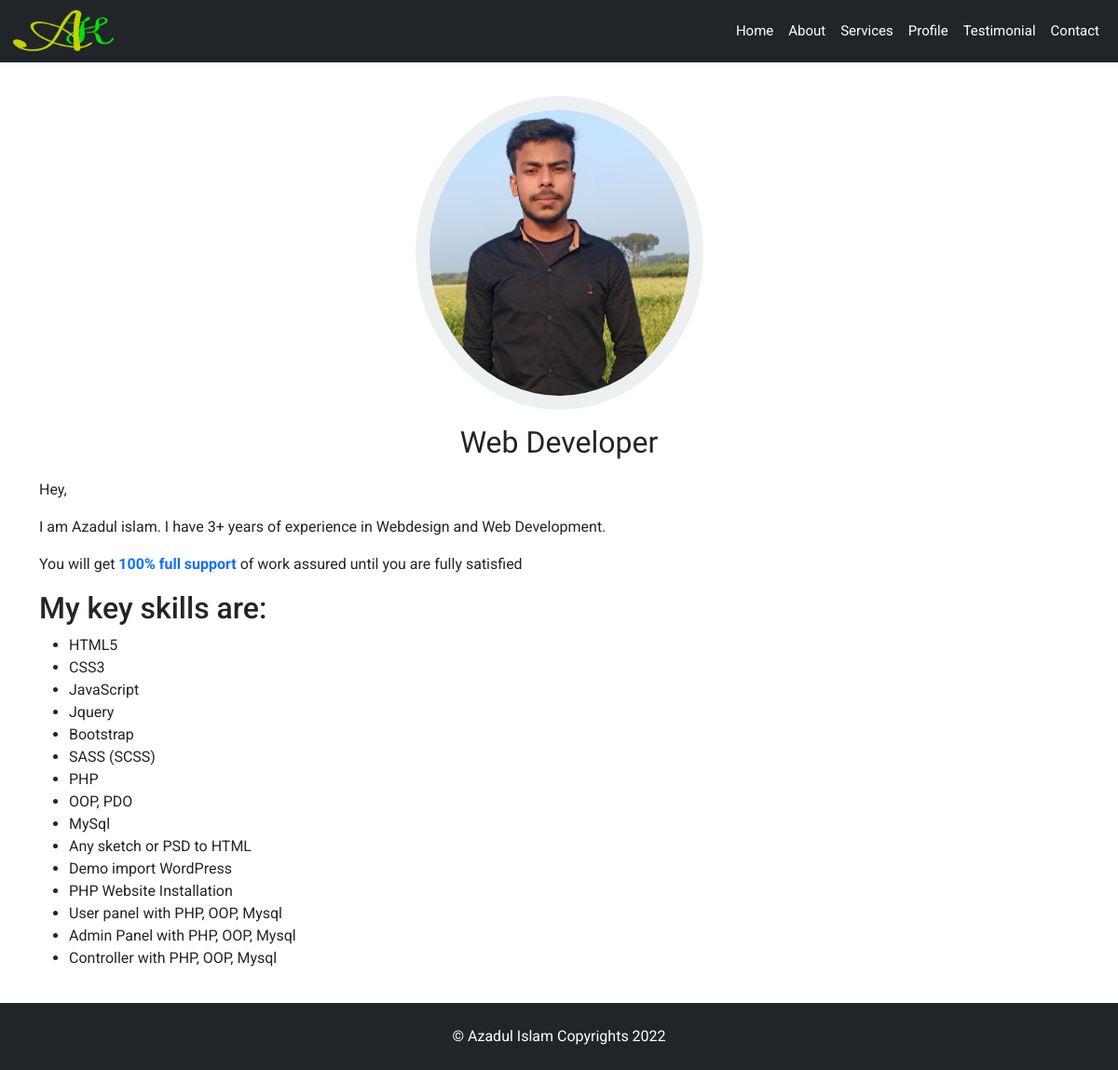
/profile/, run on the app's committed database.
### main/models.py (models this page shows, shortened)
class Administrator(models.Model):
    first_name = models.CharField(max_length=55, blank=False)
    last_name = models.CharField(max_length=55, blank=False)
    title = models.CharField(max_length=255, blank=False)
    short_desc = models.TextField(blank=False)
    long_desc = RichTextField()
    position = models.CharField(max_length=55, blank=False)
    email = models.EmailField(max_length=55, blank=False)
    contact_no = models.CharField(max_length=55, blank=False)
    address = models.CharField(max_length=255, blank=False)
    profile_pic = models.ImageField(upload_to="profile_pic/", blank=False) # Install pillow( pip install pillow)
    facebook = models.CharField(max_length=255, blank=False)
    linkedin = models.CharField(max_length=255, blank=False)
    skype = models.CharField(max_length=255, blank=False)
    twitter = models.CharField(max_length=255, blank=False)
    resume = models.FileField(upload_to="resume/", blank=True)

class SiteSetting(models.Model):
    title = models.CharField(max_length=255, blank=False)
    primary_color = ColorField(format='hexa',blank=False)
    copy_right = models.CharField(max_length=255, blank=False)
    banner_bg = models.FileField(upload_to='site/', blank=False)
    skill_bg = models.FileField(upload_to='site/', blank=False)
    summery_bg = models.FileField(upload_to='site/', blank=False)
    testimonial_bg = models.FileField(upload_to='site/', blank=False)
    contact_bg = models.FileField(upload_to='site/', blank=False)
    site_logo = models.FileField(upload_to='site/', blank=False)
    created_at = models.DateTimeField(default=datetime.datetime.now(), null=True)

### main/views.py (the view)
# urls.py: path('profile/', views.profile, name='profile'),
def profile(request):
    current_url = resolve(request.path_info).url_name
    administrator = Administrator.objects.all()[0]
    site = SiteSetting.objects.all()[0]
    if current_url in pages:
        class_name = 'bg-dark'
    else:
        class_name = ''
    title = "Profile"
    context = {
        'class_name' : class_name,
        'admin': administrator,
        "site": site,
        "title":title,
    }
    return render(request, 'about.html', context)

### main/templates/about.html
{% extends 'base.html' %} {% comment %} extends Base template {% endcomment %}
{% block title %} {{ title }} {% endblock %} {% comment %} block start {% endcomment %} {% block content %} {% comment %} block start {% endcomment %} {% load static %}
<section id="about" class="mtop">
  <div class="container">
    <div class="text-center">
      <div class="abt_img my-3">
        <img
          class="img-fluid profileimg rounded-circle w-25"
          src="{{ admin.profile_pic.url }}"
          alt="Profile Image"
        />
      </div>
      <h2 class="title text-dark">{{ admin.title }}</h2>
    </div>
    <div>{{ admin.long_desc|safe }}</div>
  </div>
</section>
{% endblock %}

### templates/base.html (shortened to what this page needs)
{% load static %}
<!DOCTYPE html>
<html lang="en">
  <head>
    <link
      rel="stylesheet"
      href=" {% static 'bootstrap\css\bootstrap.min.css' %} "
    />
    <link rel="stylesheet" href=" {% static 'css/style.css' %} " />
    <link
      rel="stylesheet"
      href="https://use.fontawesome.com/releases/v5.14.0/css/all.css"
    />
    <link rel="stylesheet" href="{% static 'css\owl.carousel.min.css' %} " />
    <link
      rel="stylesheet"
      href=" {% static 'css\owl.theme.default.min.css' %}"
    />
    <link rel="stylesheet" href="{% static 'css/custom.css' %} " />
    <link rel="stylesheet" href="{% static 'sass/style.css' %} " />
  </head>
  <body>
    <section
      id="fixdNav"
      class=" {% if class_name %} {{ class_name }} {% endif %}"
    >
      <div class="container-fluid">
        <nav id="mainnav" class="navbar navbar-expand-lg navbar-dark">
          <a class="navbar-brand py-0" href="#"
            ><img
              width="110px"
              class="img-fluid"
              src="{% static 'image/uploads/logo.png' %}"
              alt="logo"
          /></a>
          <div class="collapse navbar-collapse" id="navbarSupportedContent">
            <ul class="navbar-nav ms-auto text-center">
              <li class="nav-item">
                <a
                  class="nav-link text-capitalize <?= $page=='index.php'?'activelink':''?>"
                  href="{% url 'home' %}"
                  >Home</a
                >
              </li>
              <li class="nav-item">
                <a
                  class="nav-link text-capitalize <?= $page=='about.php'?'activelink':''?>"
                  href="#about"
                  >about</a
                >
              </li>
              <li class="nav-item">
                <a
                  class="nav-link text-capitalize <?= $page=='service.php'?'activelink':''?>"
                  href="#service"
                  >services</a
                >
              </li>
              <li class="nav-item">
                <a
                  class="nav-link text-capitalize <?= $page=='portfolio.php'?'activelink':''?>"
                  href="{% url 'profile' %}"
                  >Profile</a
                >
              </li>
              <li class="nav-item">
                <a
                  class="nav-link text-capitalize <?= $page=='review.php'?'activelink':''?>"
                  href="#testimonial"
                  >Testimonial</a
                >
              </li>
              <li class="nav-item">
                <a
                  class="nav-link text-capitalize <?= $page=='contact.php'?'activelink':''?>"
                  href="#contact"
                  >contact</a
                >
              </li>
            </ul>
          </div>
        </nav>
      </div>
    </section>
    {% block content %}{% endblock %}
    <footer id="footer" class="bg-dark text-white py-4">
      <div class="container">
        <div class="row">
          <div class="col-md-12 text-center text-capitalize">
            <p class="m-0">{{ site.copy_right }}</p>
          </div>
        </div>
      </div>
    </footer>
  </body>
</html>

### static/css/style.css (style rules this page uses)
a { text-decoration: none; }

### static/sass/style.css (style rules this page uses)
.alltitle, .sec-title, #service .service-content .titleText, #portfolio .portfolio-con .portfolio-title, #gallery .gall-con .gal-title, #testimonial .tstmn-con .test-title, #blog .blog-con .blogTitle, #contact .contact-con .conTitle, #review .review-con .review-title, #thanks h1.th-title, #about .abtContent .about-text h1.title, #about h2.title, #skille .skille-title h1.titleText, #service .service-content .srvdiv h3.srv-title, #blog .blog-con .blog-div .blog-title, #post .post-con h2 { font-weight: 400; padding-bottom: 10px; display: inline-block; margin-bottom: 10px; position: relative; font-family: "Josefin Sans", sans-serif; -webkit-transition: 2s ease; transition: 2s ease; text-transform: capitalize; }
.mtop { margin-top: 67px; padding: 20px 0px; }
body { margin: 0; padding: 0; font-family: "Roboto", sans-serif; }
#fixdNav { position: absolute; z-index: 100; width: 100%; -webkit-transition: all 0.3s ease; transition: all 0.3s ease; top: 0; }
#fixdNav nav#mainnav { position: relative; }
#fixdNav nav#mainnav div.navbar-collapse ul.navbar-nav li.nav-item a.nav-link { color: #fff; -webkit-transition: 0.5s ease; transition: 0.5s ease; font-weight: 400; font-size: 15px; }
#about .profileimg { border: 15px solid #ecf0f1; -webkit-box-sizing: content-box; box-sizing: content-box; -webkit-transition: 0.5s; transition: 0.5s; }

### data on the page
Administrator: profile_pic (picture), title "Web Developer", long_desc "Hey, I am Azadul islam. I have 3+ years of experience in Webdesign and Web Development. You will get 100% full support of work assured until you are fully satisfied My key skills are: HTML5 CSS3 JavaScript Jquery Bootstrap SASS (SCSS) PHP OOP, PDO MySql Any sketch or PSD to HTML Demo import WordPress PHP Website Installation User panel with PHP, OOP, Mysql Admin Panel with PHP, OOP, Mysql Controller with PHP, OOP, Mysql"
SiteSetting: copy_right "© Azadul Islam Copyrights 2022"
